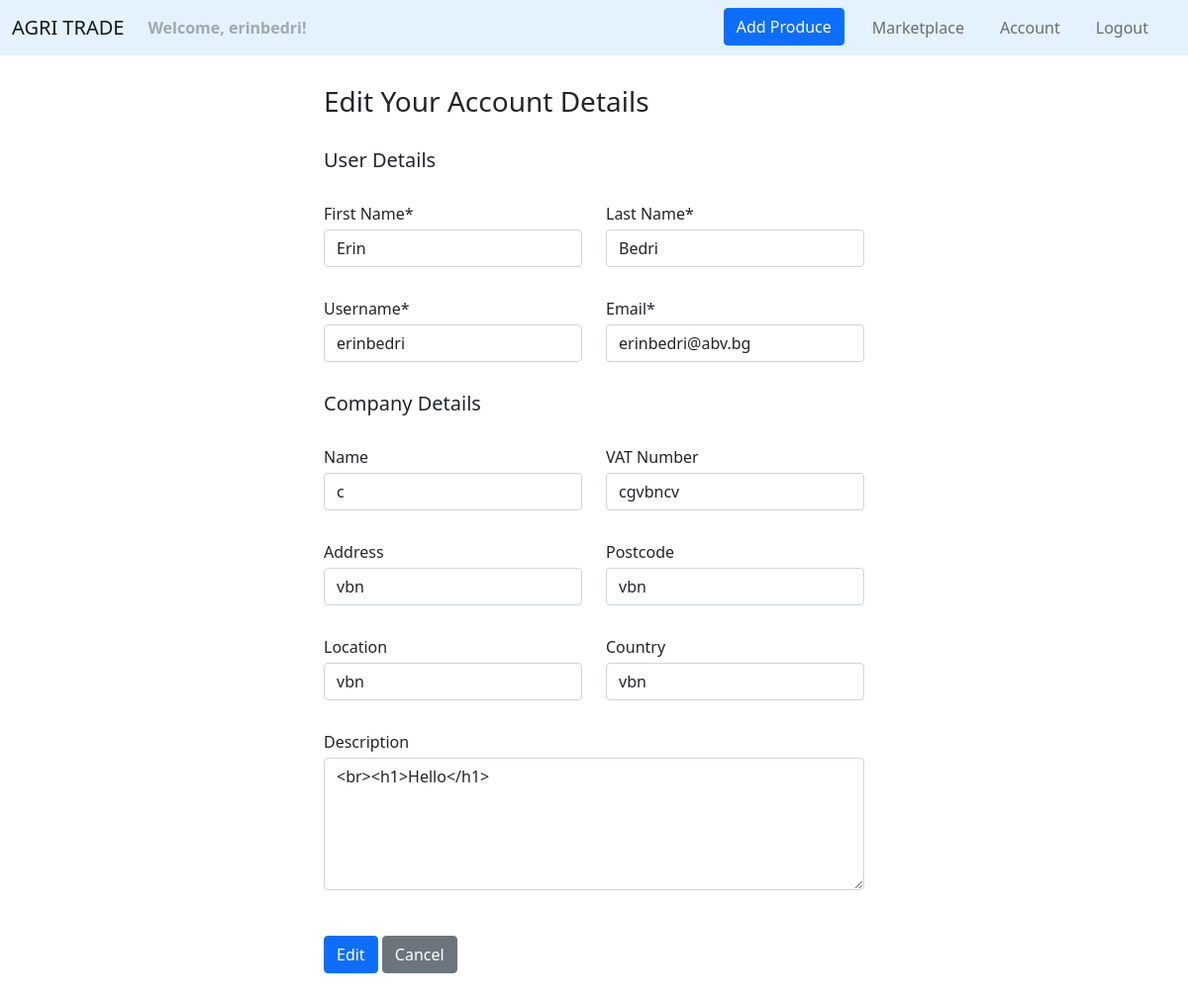
/accounts/account/edit (signed in), run on an earlier commit of the app's database.
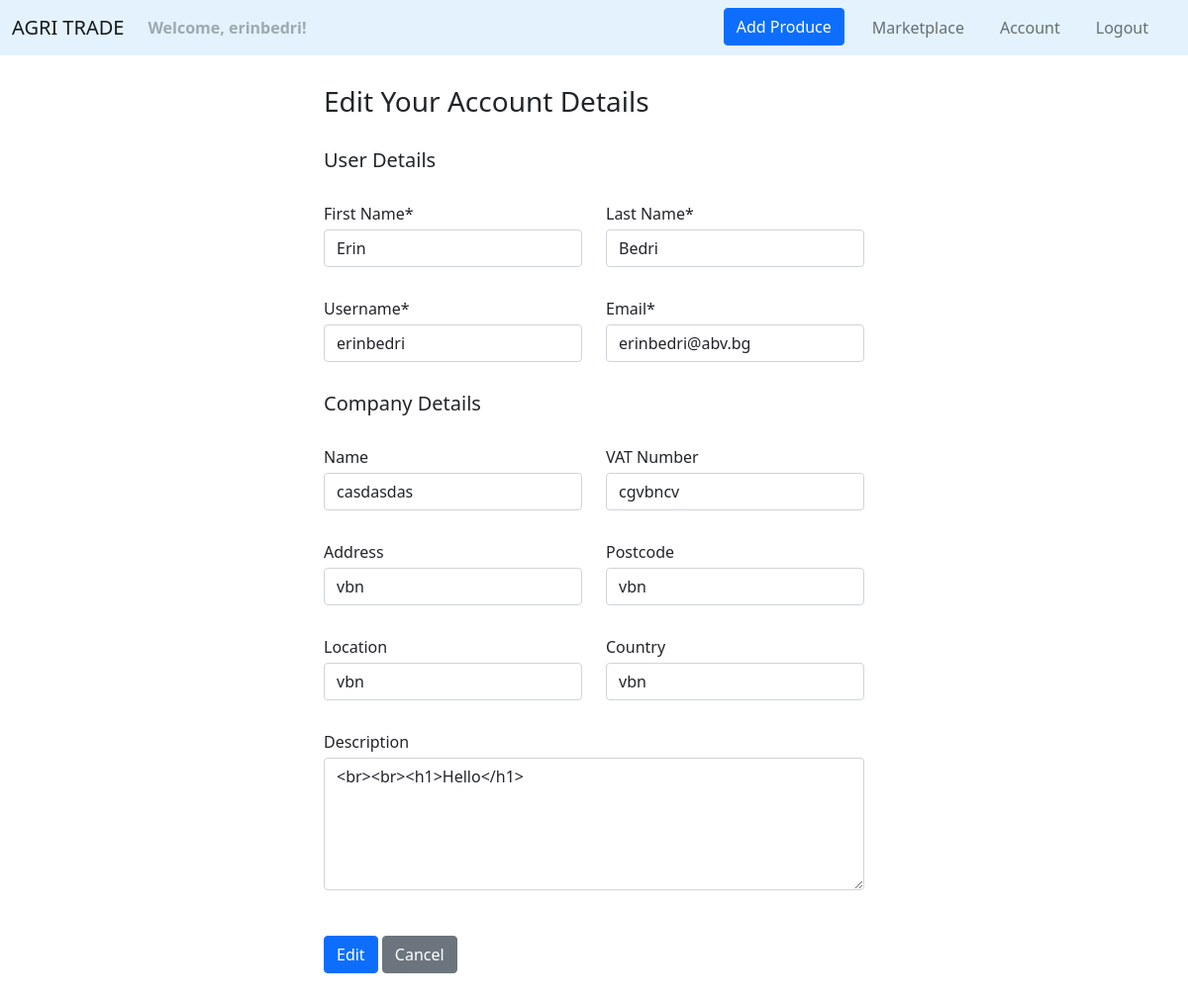
And on a later commit of the database.
### agri_trade/accounts/models.py (models this page shows, shortened)
class Company(models.Model):
    account = models.OneToOneField(
        UserModel,
        primary_key=True,
        on_delete=CASCADE,
    )
    name = models.CharField(
        max_length=100,
        blank=True,
    )
    vat = models.CharField(
        max_length=25,
        blank=True,
    )
    address = models.TextField(
        max_length=200,
        blank=True,
    )
    postcode = models.CharField(
        max_length=15,
        blank=True,
    )
    location = models.CharField(
        max_length=25,
        blank=True,
    )
    country = models.CharField(
        max_length=25,
        blank=True,
    )
    description = models.TextField(
        max_length=500,
        blank=True,
    )
    updated_on = models.DateTimeField(
        auto_now_add=True,
    )
    class Meta:
        verbose_name_plural = 'companies'

### agri_trade/accounts/views.py (the view)
# urls.py: path('account/edit', views.edit_account, name='edit account'),
@login_required
def edit_account(request):
    company = get_object_or_404(Company, pk=request.user.id)
    if request.method == 'POST':
        account_form = EditAccountForm(request.POST, instance=request.user)
        company_form = EditCompanyForm(request.POST, instance=company)
        if account_form.is_valid() and company_form.is_valid():
            account_form.save()
            company_form.save()
            messages.success(request, 'Your account was updated successfully!')
            return redirect('accounts:account')
        else:
            messages.error(request, 'Edit was unsuccessful! Fix the issues below.')
    else:
        account_form = EditAccountForm(instance=request.user)
        company_form = EditCompanyForm(instance=company)
    context = {
        'account_form': account_form,
        'company_form': company_form,
    }
    return render(request, 'accounts/edit_account.html', context)

### agri_trade/accounts/forms.py
class EditAccountForm(forms.ModelForm):
    first_name = forms.CharField(required=True,
                                 max_length=30,
                                 widget=forms.TextInput(attrs={'class': 'form-control',
                                                               }))
    last_name = forms.CharField(required=True,
                                max_length=30,
                                widget=forms.TextInput(attrs={'class': 'form-control',
                                                              }))
    email = forms.EmailField(required=True,
                             widget=forms.TextInput(attrs={'class': 'form-control',
                                                           }))
    username = forms.CharField(required=True,
                               max_length=30,
                               widget=forms.TextInput(attrs={'class': 'form-control',
                                                             }))
    class Meta:
        model = UserModel
        fields = ('first_name', 'last_name', 'username', 'email')

### agri_trade/accounts/templates/accounts/edit_account.html (shortened to what this page needs)
{% extends 'web/base.html' %}
{% block content %}
    <div class="container" style="margin-top: 30px; margin-bottom: 50px">
        <div class="row justify-content-md-center">
            <div class="col-md-6">
                <h3>Edit Your Account Details</h3>
                <form method="post" action="{% url 'accounts:edit account' %}">
                    <div style="margin-top: 30px">
                        <h5>User Details</h5>
                        <div class="row" style="margin-top: 30px">
                            <div class="col">
                                <label class="mb-1">First Name*</label>
                                {{ account_form.first_name }}
                            </div>
                            <div class="col">
                                <label class="mb-1">Last Name*</label>
                                {{ account_form.last_name }}
                            </div>
                        </div>
                        <div class="row" style="margin-top: 30px">
                            <div class="col">
                                <label class="mb-1">Username*</label>
                                {{ account_form.username }}
                            </div>
                            <div class="col">
                                <label class="mb-1">Email*</label>
                                {{ account_form.email }}
                            </div>
                        </div>
                    </div>
                    <div style="margin-top: 30px">
                        <h5>Company Details</h5>
                        <div class="row" style="margin-top: 30px">
                            <div class="col">
                                <label class="mb-1">Name</label>
                                {{ company_form.name }}
                            </div>
                            <div class="col">
                                <label class="mb-1">VAT Number</label>
                                {{ company_form.vat }}
                            </div>
                        </div>
                        <div class="row" style="margin-top: 30px">
                            <div class="col">
                                <label class="mb-1">Address</label>
                                {{ company_form.address }}
                            </div>
                            <div class="col">
                                <label class="mb-1">Postcode</label>
                                {{ company_form.postcode }}
                            </div>
                        </div>
                        <div class="row" style="margin-top: 30px">
                            <div class="col">
                                <label class="mb-1">Location</label>
                                {{ company_form.location }}
                            </div>
                            <div class="col">
                                <label class="mb-1">Country</label>
                                {{ company_form.country }}
                            </div>
                        </div>
                        <div class="row" style="margin-top: 30px">
                            <div class="col">
                                <label class="mb-1">Description</label>
                                {{ company_form.description|linebreaks }}
                            </div>
                        </div>
                    </div>
                    <button type="submit" style="margin-top: 30px" class="btn btn-primary">Edit</button>
                    <a class="btn btn-secondary" style="margin-top: 30px" href="{% url 'accounts:account' %}"
                       role="button">Cancel</a>
                </form>
            </div>
        </div>
    </div>
{% endblock %}

What changed in the data, as far as the page shows it:
changed Company "cgvbncv": name "c" → "casdasdas"; description "<br><h1>Hello</h1>" → "<br><br><h1>Hello</h1>"
